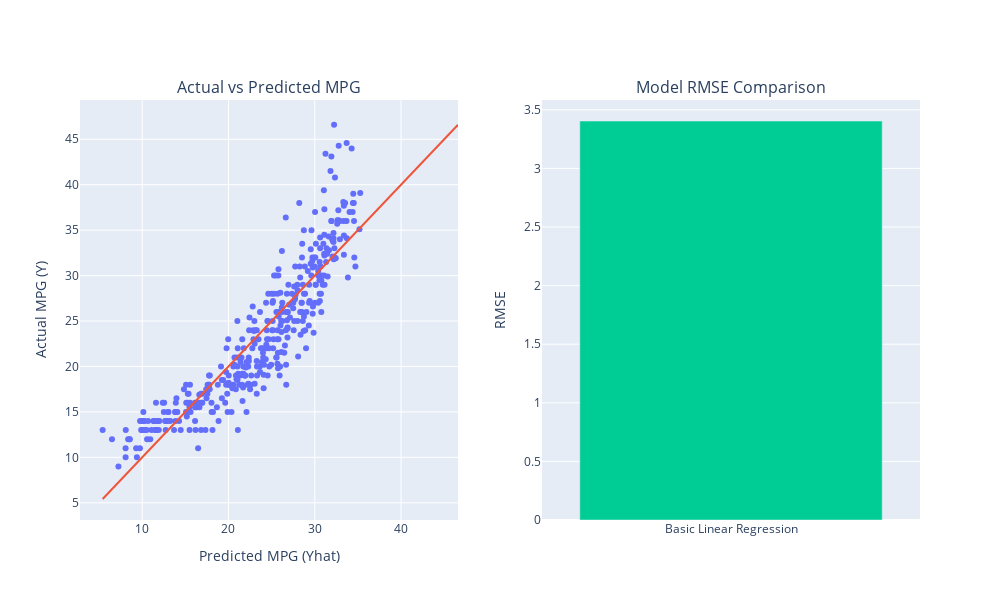

The notebook cell saved with this chart:
### Markdown cell above
### *5.2 ~ Evaluating the Basic Model*

We start by evaluating a simple linear regression model using the basic design matrix.

### Code cell
# Initialize the models dictionary
models = {}

# Initialize the Linear Regression model
basic_model = LinearRegression()

# Evaluate the basic model
evaluate_model("Basic Linear Regression", basic_model, basic_design_matrix, data, models)

### Figure 1 — Plotly figure (JSON) as saved in the notebook; plotly's stock layout.template omitted (floating-point values rounded to 4 significant figures; data arrays with more than 128 entries replaced by an {"elided": "..."} marker saying what was removed)
{"data": [{"mode": "markers", "name": "Basic Linear Regression", "type": "scatter", "x": {"elided": "392 float values"}, "xaxis": "x", "y": {"elided": "392 float values"}, "yaxis": "y"}, {"mode": "lines", "name": "y = yhat", "type": "scatter", "x": [5.417, 46.6], "xaxis": "x", "y": [5.417, 46.6], "yaxis": "y"}, {"name": "RMSE", "type": "bar", "x": ["Basic Linear Regression"], "xaxis": "x2", "y": [3.404], "yaxis": "y2"}], "layout": {"annotations": [{"font": {"size": 16}, "showarrow": false, "text": "Actual vs Predicted MPG", "x": 0.225, "xanchor": "center", "xref": "paper", "y": 1, "yanchor": "bottom", "yref": "paper"}, {"font": {"size": 16}, "showarrow": false, "text": "Model RMSE Comparison", "x": 0.775, "xanchor": "center", "xref": "paper", "y": 1, "yanchor": "bottom", "yref": "paper"}], "height": 600, "showlegend": false, "width": 1000, "xaxis": {"anchor": "y", "domain": [0, 0.45], "title": {"text": "Predicted MPG (Yhat)"}}, "xaxis2": {"anchor": "y2", "domain": [0.55, 1]}, "yaxis": {"anchor": "x", "domain": [0, 1], "title": {"text": "Actual MPG (Y)"}}, "yaxis2": {"anchor": "x2", "domain": [0, 1], "title": {"text": "RMSE"}}}}
